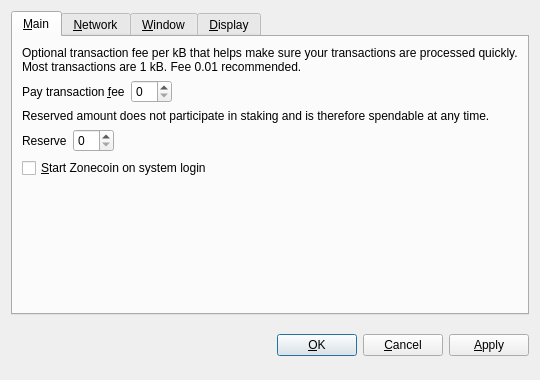
<?xml version="1.0" encoding="UTF-8"?>
<ui version="4.0">
 <class>OptionsDialog</class>
 <widget class="QDialog" name="OptionsDialog">
  <property name="geometry">
   <rect>
    <x>0</x>
    <y>0</y>
    <width>540</width>
    <height>380</height>
   </rect>
  </property>
  <property name="windowTitle">
   <string>Options</string>
  </property>
  <property name="modal">
   <bool>true</bool>
  </property>
  <layout class="QVBoxLayout" name="verticalLayout">
   <item>
    <widget class="QTabWidget" name="tabWidget">
     <property name="tabPosition">
      <enum>QTabWidget::North</enum>
     </property>
     <property name="currentIndex">
      <number>0</number>
     </property>
     <widget class="QWidget" name="tabMain">
      <attribute name="title">
       <string>&amp;Main</string>
      </attribute>
      <layout class="QVBoxLayout" name="verticalLayout_Main">
       <item>
        <widget class="QLabel" name="transactionFeeInfoLabel">
         <property name="text">
          <string>Optional transaction fee per kB that helps make sure your transactions are processed quickly. Most transactions are 1 kB. Fee 0.01 recommended.</string>
         </property>
         <property name="textFormat">
          <enum>Qt::PlainText</enum>
         </property>
         <property name="wordWrap">
          <bool>true</bool>
         </property>
        </widget>
       </item>
       <item>
        <layout class="QHBoxLayout" name="horizontalLayoutFee">
         <item>
          <widget class="QLabel" name="transactionFeeLabel">
           <property name="text">
            <string>Pay transaction &amp;fee</string>
           </property>
           <property name="textFormat">
            <enum>Qt::PlainText</enum>
           </property>
           <property name="buddy">
            <cstring>transactionFee</cstring>
           </property>
          </widget>
         </item>
         <item>
          <widget class="BitcoinAmountField" name="transactionFee"/>
         </item>
         <item>
          <spacer name="horizontalSpacerFee">
           <property name="orientation">
            <enum>Qt::Horizontal</enum>
           </property>
           <property name="sizeHint" stdset="0">
            <size>
             <width>40</width>
             <height>20</height>
            </size>
           </property>
          </spacer>
         </item>
        </layout>
       </item>
       <item>
        <widget class="QLabel" name="reserveBalanceInfoLabel">
         <property name="text">
          <string>Reserved amount does not participate in staking and is therefore spendable at any time.</string>
         </property>
         <property name="textFormat">
          <enum>Qt::PlainText</enum>
         </property>
         <property name="wordWrap">
          <bool>true</bool>
         </property>
        </widget>
       </item>
       <item>
        <layout class="QHBoxLayout" name="horizontalLayoutReserveBalance">
         <item>
          <widget class="QLabel" name="reserveBalanceLabel">
           <property name="text">
            <string>Reserve</string>
           </property>
           <property name="textFormat">
            <enum>Qt::PlainText</enum>
           </property>
           <property name="buddy">
            <cstring>reserveBalance</cstring>
           </property>
          </widget>
         </item>
         <item>
          <widget class="BitcoinAmountField" name="reserveBalance"/>
         </item>
         <item>
          <spacer name="horizontalSpacerReserveBalance">
           <property name="orientation">
            <enum>Qt::Horizontal</enum>
           </property>
           <property name="sizeHint" stdset="0">
            <size>
             <width>40</width>
             <height>20</height>
            </size>
           </property>
          </spacer>
         </item>
        </layout>
       </item>
       <item>
        <widget class="QCheckBox" name="bitcoinAtStartup">
         <property name="toolTip">
          <string>Automatically start Zonecoin after logging in to the system.</string>
         </property>
         <property name="text">
          <string>&amp;Start Zonecoin on system login</string>
         </property>
        </widget>
       </item>
       <item>
        <spacer name="verticalSpacer_Main">
         <property name="orientation">
          <enum>Qt::Vertical</enum>
         </property>
         <property name="sizeHint" stdset="0">
          <size>
           <width>20</width>
           <height>40</height>
          </size>
         </property>
        </spacer>
       </item>
      </layout>
     </widget>
     <widget class="QWidget" name="tabNetwork">
      <attribute name="title">
       <string>&amp;Network</string>
      </attribute>
      <layout class="QVBoxLayout" name="verticalLayout_Network">
       <item>
        <widget class="QCheckBox" name="mapPortUpnp">
         <property name="toolTip">
          <string>Automatically open the Zonecoin client port on the router. This only works when your router supports UPnP and it is enabled.</string>
         </property>
         <property name="text">
          <string>Map port using &amp;UPnP</string>
         </property>
        </widget>
       </item>
       <item>
        <widget class="QCheckBox" name="connectSocks">
         <property name="toolTip">
          <string>Connect to the Zonecoin network through a SOCKS proxy (e.g. when connecting through Tor).</string>
         </property>
         <property name="text">
          <string>&amp;Connect through SOCKS proxy:</string>
         </property>
        </widget>
       </item>
       <item>
        <layout class="QHBoxLayout" name="horizontalLayout_Network">
         <item>
          <widget class="QLabel" name="proxyIpLabel">
           <property name="text">
            <string>Proxy &amp;IP:</string>
           </property>
           <property name="textFormat">
            <enum>Qt::PlainText</enum>
           </property>
           <property name="buddy">
            <cstring>proxyIp</cstring>
           </property>
          </widget>
         </item>
         <item>
          <widget class="QValidatedLineEdit" name="proxyIp">
           <property name="maximumSize">
            <size>
             <width>140</width>
             <height>16777215</height>
            </size>
           </property>
           <property name="toolTip">
            <string>IP address of the proxy (e.g. 127.0.0.1)</string>
           </property>
          </widget>
         </item>
         <item>
          <widget class="QLabel" name="proxyPortLabel">
           <property name="text">
            <string>&amp;Port:</string>
           </property>
           <property name="textFormat">
            <enum>Qt::PlainText</enum>
           </property>
           <property name="buddy">
            <cstring>proxyPort</cstring>
           </property>
          </widget>
         </item>
         <item>
          <widget class="QLineEdit" name="proxyPort">
           <property name="maximumSize">
            <size>
             <width>55</width>
             <height>16777215</height>
            </size>
           </property>
           <property name="toolTip">
            <string>Port of the proxy (e.g. 9050)</string>
           </property>
          </widget>
         </item>
         <item>
          <widget class="QLabel" name="socksVersionLabel">
           <property name="text">
            <string>SOCKS &amp;Version:</string>
           </property>
           <property name="textFormat">
            <enum>Qt::PlainText</enum>
           </property>
           <property name="buddy">
            <cstring>socksVersion</cstring>
           </property>
          </widget>
         </item>
         <item>
          <widget class="QValueComboBox" name="socksVersion">
           <property name="toolTip">
            <string>SOCKS version of the proxy (e.g. 5)</string>
           </property>
          </widget>
         </item>
         <item>
          <spacer name="horizontalSpacer_Network">
           <property name="orientation">
            <enum>Qt::Horizontal</enum>
           </property>
           <property name="sizeHint" stdset="0">
            <size>
             <width>40</width>
             <height>20</height>
            </size>
           </property>
          </spacer>
         </item>
        </layout>
       </item>
       <item>
        <spacer name="verticalSpacer_Network">
         <property name="orientation">
          <enum>Qt::Vertical</enum>
         </property>
         <property name="sizeHint" stdset="0">
          <size>
           <width>20</width>
           <height>40</height>
          </size>
         </property>
        </spacer>
       </item>
      </layout>
     </widget>
     <widget class="QWidget" name="tabWindow">
      <attribute name="title">
       <string>&amp;Window</string>
      </attribute>
      <layout class="QVBoxLayout" name="verticalLayout_Window">
       <item>
        <widget class="QCheckBox" name="minimizeToTray">
         <property name="toolTip">
          <string>Show only a tray icon after minimizing the window.</string>
         </property>
         <property name="text">
          <string>&amp;Minimize to the tray instead of the taskbar</string>
         </property>
        </widget>
       </item>
       <item>
        <widget class="QCheckBox" name="minimizeOnClose">
         <property name="toolTip">
          <string>Minimize instead of exit the application when the window is closed. When this option is enabled, the application will be closed only after selecting Quit in the menu.</string>
         </property>
         <property name="text">
          <string>M&amp;inimize on close</string>
         </property>
        </widget>
       </item>
       <item>
        <spacer name="verticalSpacer_Window">
         <property name="orientation">
          <enum>Qt::Vertical</enum>
         </property>
         <property name="sizeHint" stdset="0">
          <size>
           <width>20</width>
           <height>40</height>
          </size>
         </property>
        </spacer>
       </item>
      </layout>
     </widget>
     <widget class="QWidget" name="tabDisplay">
      <attribute name="title">
       <string>&amp;Display</string>
      </attribute>
      <layout class="QVBoxLayout" name="verticalLayout_Display">
       <item>
        <layout class="QHBoxLayout" name="horizontalLayout_1_Display">
         <item>
          <widget class="QLabel" name="langLabel">
           <property name="text">
            <string>User Interface &amp;language:</string>
           </property>
           <property name="textFormat">
            <enum>Qt::PlainText</enum>
           </property>
           <property name="buddy">
            <cstring>lang</cstring>
           </property>
          </widget>
         </item>
         <item>
          <widget class="QValueComboBox" name="lang">
           <property name="toolTip">
            <string>The user interface language can be set here. This setting will take effect after restarting Zonecoin.</string>
           </property>
          </widget>
         </item>
        </layout>
       </item>
       <item>
        <layout class="QHBoxLayout" name="horizontalLayout_2_Display">
         <item>
          <widget class="QLabel" name="unitLabel">
           <property name="text">
            <string>&amp;Unit to show amounts in:</string>
           </property>
           <property name="textFormat">
            <enum>Qt::PlainText</enum>
           </property>
           <property name="buddy">
            <cstring>unit</cstring>
           </property>
          </widget>
         </item>
         <item>
          <widget class="QValueComboBox" name="unit">
           <property name="toolTip">
            <string>Choose the default subdivision unit to show in the interface and when sending coins.</string>
           </property>
          </widget>
         </item>
        </layout>
       </item>
       <item>
        <widget class="QCheckBox" name="displayAddresses">
         <property name="toolTip">
          <string>Whether to show Zonecoin addresses in the transaction list or not.</string>
         </property>
         <property name="text">
          <string>&amp;Display addresses in transaction list</string>
         </property>
        </widget>
       </item>
       <item>
        <widget class="QCheckBox" name="coinControlFeatures">
         <property name="toolTip">
          <string>Whether to show coin control features or not.</string>
         </property>
         <property name="text">
          <string>Display coin &amp;control features (experts only!)</string>
         </property>
        </widget>
       </item>
       <item>
        <spacer name="verticalSpacer_Display">
         <property name="orientation">
          <enum>Qt::Vertical</enum>
         </property>
         <property name="sizeHint" stdset="0">
          <size>
           <width>20</width>
           <height>40</height>
          </size>
         </property>
        </spacer>
       </item>
      </layout>
     </widget>
    </widget>
   </item>
   <item>
    <layout class="QHBoxLayout" name="horizontalLayout_Buttons">
     <item>
      <spacer name="horizontalSpacer_1">
       <property name="orientation">
        <enum>Qt::Horizontal</enum>
       </property>
       <property name="sizeHint" stdset="0">
        <size>
         <width>40</width>
         <height>48</height>
        </size>
       </property>
      </spacer>
     </item>
     <item>
      <widget class="QLabel" name="statusLabel">
       <property name="font">
        <font>
         <weight>75</weight>
         <bold>true</bold>
        </font>
       </property>
       <property name="text">
        <string/>
       </property>
       <property name="textFormat">
        <enum>Qt::PlainText</enum>
       </property>
       <property name="wordWrap">
        <bool>true</bool>
       </property>
      </widget>
     </item>
     <item>
      <spacer name="horizontalSpacer_2">
       <property name="orientation">
        <enum>Qt::Horizontal</enum>
       </property>
       <property name="sizeHint" stdset="0">
        <size>
         <width>40</width>
         <height>48</height>
        </size>
       </property>
      </spacer>
     </item>
     <item>
      <widget class="QPushButton" name="okButton">
       <property name="text">
        <string>&amp;OK</string>
       </property>
      </widget>
     </item>
     <item>
      <widget class="QPushButton" name="cancelButton">
       <property name="text">
        <string>&amp;Cancel</string>
       </property>
       <property name="autoDefault">
        <bool>false</bool>
       </property>
      </widget>
     </item>
     <item>
      <widget class="QPushButton" name="applyButton">
       <property name="text">
        <string>&amp;Apply</string>
       </property>
       <property name="autoDefault">
        <bool>false</bool>
       </property>
      </widget>
     </item>
    </layout>
   </item>
  </layout>
 </widget>
 <customwidgets>
  <customwidget>
   <class>BitcoinAmountField</class>
   <extends>QSpinBox</extends>
   <header>bitcoinamountfield.h</header>
  </customwidget>
  <customwidget>
   <class>QValueComboBox</class>
   <extends>QComboBox</extends>
   <header>qvaluecombobox.h</header>
  </customwidget>
  <customwidget>
   <class>QValidatedLineEdit</class>
   <extends>QLineEdit</extends>
   <header>qvalidatedlineedit.h</header>
  </customwidget>
 </customwidgets>
 <resources/>
 <connections/>
</ui>
